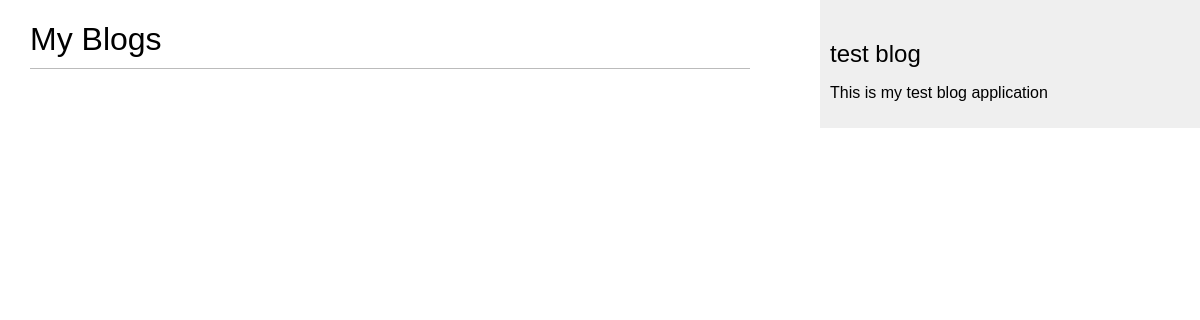
/blog/, run on an earlier commit of the app's database.
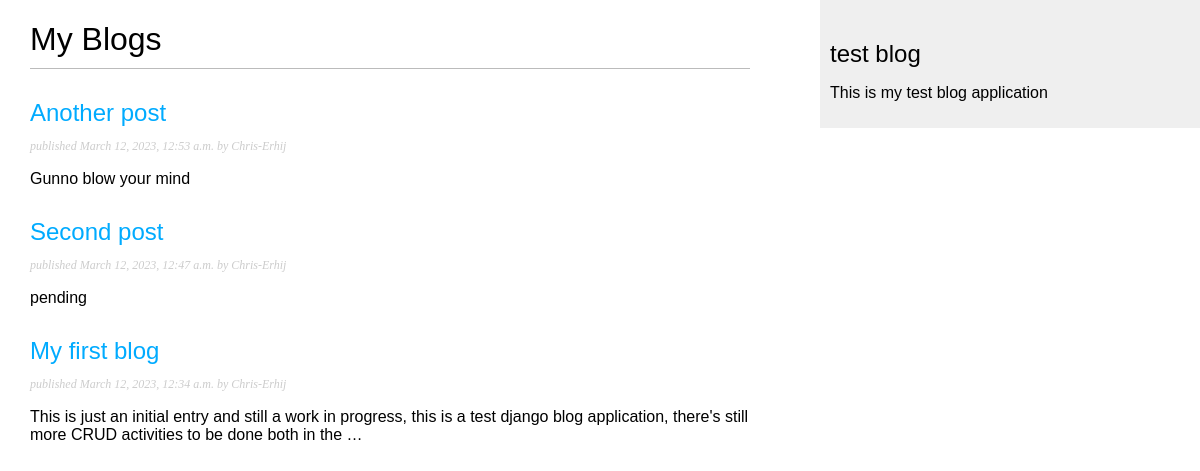
And on a later commit of the database.
### blog/models.py (models this page shows, shortened)
class Post(Model):
    class Status(models.TextChoices):
        PUBLISHED = ('PB', 'Published')  # Name, value, and lable repectively
        DRAFT = ('DT', 'Draft')
    blog_title: CharField = models.CharField("title", max_length=250)
    slug: SlugField = models.SlugField(
        max_length=250,
        unique_for_date='date_published'  # For SEO friendly URLs for posts, using unique slugs for date published
    )
    author: ForeignKey = models.ForeignKey(
        User, on_delete=models.CASCADE, related_name='blog_posts',
    )  # A many-to-one relationship
    body: TextField = models.TextField()
    date_published: DateTimeField = models.DateTimeField(default=timezone.now)
    date_created: DateTimeField = models.DateTimeField(auto_now_add=True)
    date_modified: DateTimeField = models.DateTimeField(auto_now=True)
    status: CharField = models.CharField(
        max_length=2,
        choices=Status.choices,
        default=Status.DRAFT
    )
    objects: Manager = models.Manager()  # Default query manager
    published: PublishedManager = PublishedManager()  # Custom query manager
    drafted: DraftedManager = DraftedManager()
    class Meta:
        ordering: List[str] = ['-date_published', ]  # in reverse order
        indexes: List[Index] = [models.Index(fields=['-date_published', ])]
    def get_absolute_url(self) -> str:
         return reverse('blog:post_detail', args=(self.date_published.year, self.date_published.month,
                                                  self.date_published.day, self.slug
                                                  ))  # SEO

### blog/views.py (the view)
# urls.py: path('', views.post_list, name='post_list'),
def post_list(request: HttpRequest) -> HttpResponse:
    posts: PublishedManager = Post.published.all()
    return render(request, 'blog/post/list.html', {'posts': posts})

### blog/models.py (called while the page is built)
    def get_queryset(self) -> Any:
            return super().get_queryset().filter(status=Post.Status.PUBLISHED)  # Overridden super get_query() of the Manager class.

### blog/templates/blog/post/list.html (shortened to what this page needs)
{% extends 'blog/base.html' %}
{% block content %}
    <h1> My Blogs </h1>
    {% for post in posts %}
        <h2>
            <a href="{{ post.get_absolute_url }}">
                {{ post.blog_title }}
            </a>
        </h2>
        <p class="date">
            published {{ post.date_published }} by {{ post.author }}
        </p>
        {{ post.body | truncatewords:30 | linebreaks }}
    {% endfor %}
{% endblock %}

### blog/templates/blog/base.html (shortened to what this page needs)
{% load static %}
<!DOCTYPE html>
<html lang="en">
    <head>
        <link rel="stylesheet" href="{% static 'css/blog.css' %}">
    </head>
    <body>
        <div id="content">
            {% block content %}
            {% endblock %}
        </div>
        <div id="sidebar">
            <h2> test blog </h2>
            <p> This is my test blog application </p>
        </div>
    </body>
</html>

### blog/static/css/blog.css (style rules this page uses)
body { margin:0; padding:0; font-family:helvetica, sans-serif; }
a { color:#00abff; text-decoration:none; }
h1 { font-weight:normal; border-bottom:1px solid #bbb; padding:0 0 10px 0; }
h2 { font-weight:normal; margin:30px 0 0; }
#content { float:left; width:60%; padding:0 0 0 30px; }
#sidebar { float:right; width:30%; padding:10px; background:#efefef; height:100%; }
p.date { color:#ccc; font-family: georgia, serif; font-size: 12px; font-style: italic; }

What changed in the data, as far as the page shows it:
added Post: blog_title "Another post", date_published "March 12, 2023, 12:53 a.m.", author "Chris-Erhij", body "Gunno blow your mind"
added Post: blog_title "Second post", date_published "March 12, 2023, 12:47 a.m.", author "Chris-Erhij", body "pending"
added Post: blog_title "My first blog", date_published "March 12, 2023, 12:34 a.m.", author "Chris-Erhij", body "This is just an initial entry and still a work in progress, this is a test django blog application, there's still more CRUD activities to be done both in the …"
